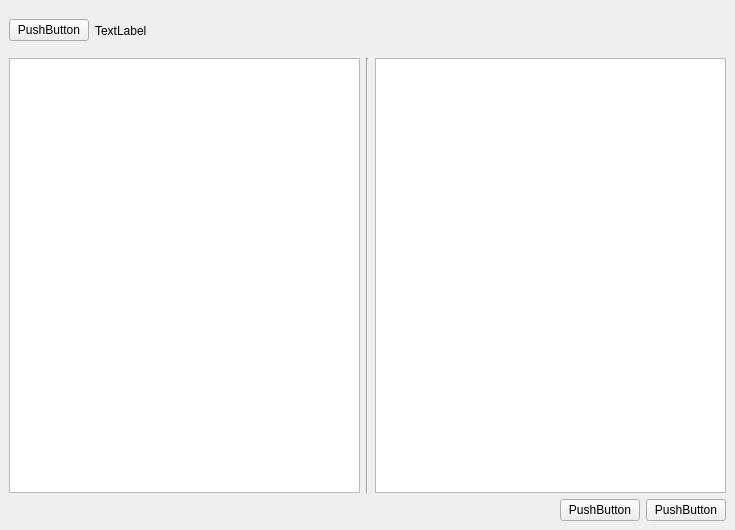
<?xml version="1.0" encoding="UTF-8"?>
<ui version="4.0">
 <class>SSongPluto</class>
 <widget class="QMainWindow" name="SSongPluto">
  <property name="geometry">
   <rect>
    <x>0</x>
    <y>0</y>
    <width>735</width>
    <height>530</height>
   </rect>
  </property>
  <property name="windowTitle">
   <string>SSongPluto</string>
  </property>
  <widget class="QWidget" name="centralwidget">
   <layout class="QVBoxLayout" name="verticalLayout_2">
    <item>
     <layout class="QVBoxLayout" name="SP_main_vl" stretch="1,10,1">
      <item>
       <layout class="QHBoxLayout" name="SP_root_dir_hl" stretch="1,10">
        <item>
         <widget class="QPushButton" name="SP_root_dir_btn">
          <property name="text">
           <string>PushButton</string>
          </property>
         </widget>
        </item>
        <item>
         <widget class="QLabel" name="SP_root_dir_lb">
          <property name="text">
           <string>TextLabel</string>
          </property>
         </widget>
        </item>
       </layout>
      </item>
      <item>
       <layout class="QHBoxLayout" name="SP_info_hl" stretch="1,1,1">
        <item>
         <widget class="QListWidget" name="SP_info_prj_lw"/>
        </item>
        <item>
         <widget class="Line" name="line">
          <property name="orientation">
           <enum>Qt::Vertical</enum>
          </property>
         </widget>
        </item>
        <item>
         <widget class="QTextEdit" name="SP_info_desc_te"/>
        </item>
       </layout>
      </item>
      <item>
       <layout class="QHBoxLayout" name="SP_btn_list_hl" stretch="10,1,1">
        <item>
         <spacer name="horizontalSpacer">
          <property name="orientation">
           <enum>Qt::Horizontal</enum>
          </property>
          <property name="sizeHint" stdset="0">
           <size>
            <width>40</width>
            <height>20</height>
           </size>
          </property>
         </spacer>
        </item>
        <item>
         <widget class="QPushButton" name="SP_create_prj_btn">
          <property name="text">
           <string>PushButton</string>
          </property>
         </widget>
        </item>
        <item>
         <widget class="QPushButton" name="SP_open_btn">
          <property name="text">
           <string>PushButton</string>
          </property>
         </widget>
        </item>
       </layout>
      </item>
     </layout>
    </item>
   </layout>
  </widget>
 </widget>
 <resources/>
 <connections/>
</ui>
